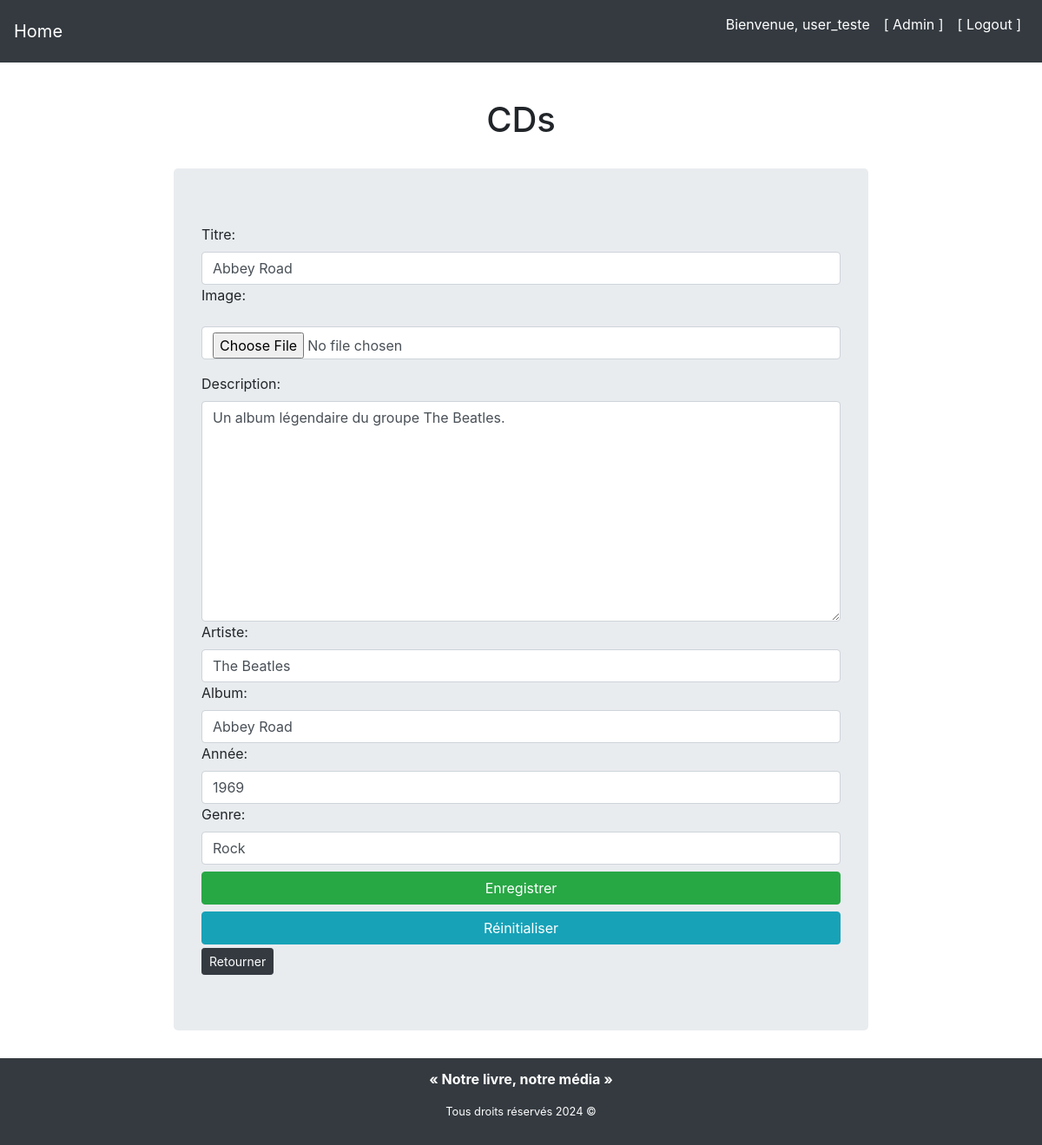
/library/update-cd/abbey-road/ (signed in), run on the app's committed database.
### library/models/cd_model.py (models this page shows, shortened)
class Cd(Media):
    artist = models.CharField(max_length=255, null=False)
    album = models.CharField(
        max_length=255, default="", null=False, blank=True)
    year = models.IntegerField(default=0, null=False, blank=True)
    genre = models.CharField(
        max_length=150, default="", null=False, blank=True)

### library/views/cds/update_view.py (the view, shortened to what this page needs)
# urls.py: path("update-cd/<str:slug>/", CdUpdateView.as_view(), name="update-cd"),
class CdUpdateView(LoginRequiredMixin, UpdateView):
    model = Cd
    form_class = CdForm
    template_name = 'library/cds/cd_form.html'
    slug_field = 'slug'
    slug_url_kwarg = 'slug'
    success_url = reverse_lazy('gest-cds')

### library/templates/library/cds/cd_form.html (shortened to what this page needs)
{% extends "base.html" %}
{% load static %}
{% block css_files %}
    <link rel="stylesheet" href="{% static 'library/forms.css' %}" />
{% endblock %}
{% block content %}
    <section class="cd-form">
        <h1 class="text-center">CDs</h1>
        <form method="POST" class="jumbotron" enctype="multipart/form-data">
            {% for form_field in form %}
                <div class="{% if form_field.errors %}invalid{% endif %}">
                    {{ form_field.label_tag }}
                    {{ form_field }}
                </div>
            {% endfor %}
            <button class="btn btn-success btn-block" type="submit">Enregistrer</button>
            <input class="btn btn-info btn-block" type="reset" value="Réinitialiser">
            <a href="{% url 'gest-cds' %}" class="btn btn-dark btn-sm mt-1" role="buttone">Retourner</a>
        </form>
    </section>
{% endblock %}

### templates/base.html (shortened to what this page needs)
{% load static%}
<!DOCTYPE html>
<html lang="en">
  <head>
    <link
      href="https://cdn.jsdelivr.net/npm/bootstrap@4.5.2/dist/css/bootstrap.min.css"
      rel="stylesheet"
    />
    <link rel="stylesheet" href="{% static 'app.css' %}" />
    {% block css_files %}{% endblock %}
  </head>
  <body>
    <header>
      <nav class="navbar navbar-expand-lg navbar-dark fixed-top justify-content-between">
        <a href="{% url 'index' %}" class="navbar-brand"> Home </a>
        <div class="object-fit-none" id="navbarNav">
          <ul class="navbar-nav">
            {% if not request.user.is_authenticated%}
              <li class="nav-item">
                <a href="{% url 'books' %}" class="nav-link">Livres</a>
              </li>
              <li class="nav-item">
                <a href="{% url 'cds' %}" class="nav-link">Cd's</a>
              </li>
              <li class="nav-item">
                <a href="{% url 'dvds' %}" class="nav-link">Dvd's</a>
              </li>
              <li class="nav-item">
                <a href="{% url 'board_games' %}" class="nav-link">Jeux de plateau</a>
              </li>
              <li class="nav-item">
                <a href="{% url 'home-library' %}" class="nav-link">[ Admin ]</a>
              </li>
            {% else %}
              <p class="nav-link">Bienvenue, {{ request.user }}</p>
              <a href="{% url 'home-library' %}" class="nav-link">[ Admin ]</a>
              <a href="{% url 'logout' %}" class="nav-link">[ Logout ]</a>
            {% endif %}
          </ul>
        </div>
      </nav>
    </header>
    <main class="">
        {% block content %}{% endblock %}
    </main>
    <footer class="bg-dark text-white">
      <strong>
      <p class="text-center">« Notre livre, notre média »</p>
        <small>
          <p class="text-center">Tous droits réservés 2024 ©</p>
        </small>
      </strong>
    </footer>
  </body>
</html>

### static/app.css (style rules this page uses)
body { margin-top: 50px; }
main { display: flex; flex-direction: column; align-items: center; justify-content: center; padding-top: 2rem; min-height: calc(100vh - 150px); }
.navbar { background-color: #343a40; }
.navbar-brand, .nav-link { color: #fff !important; }
section h1 { margin: 2rem; }
.search-block__title, input, button { width: 100%; }
footer { height: 100px; width: 100%; display: flex; align-items: center; justify-content: center; }

### library/static/library/forms.css (style rules this page uses)
#id_image { margin: 1rem 0 1rem 0; }
.jumbotron { width: 800px; }
.btn-block { margin-top: .5rem; }

### data on the page
Cd: form "Abbey Road" "Un album légendaire du groupe The Beatles." "The Beatles" "Abbey Road" "1969" "Rock"

### other printed values
{{ request.user }} "user_teste"
